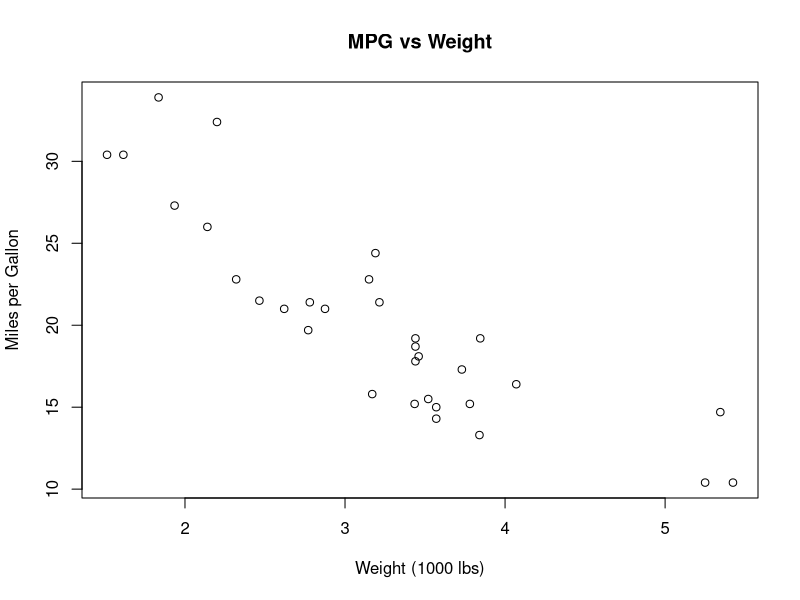
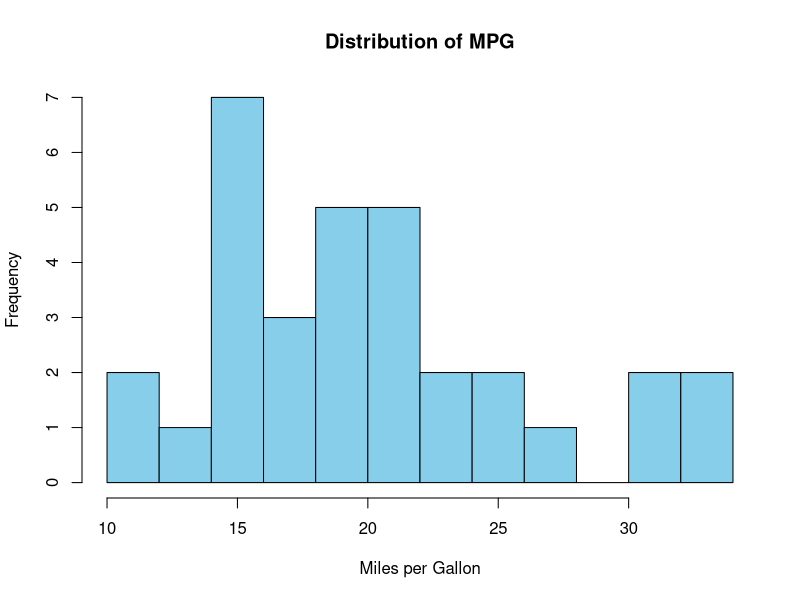
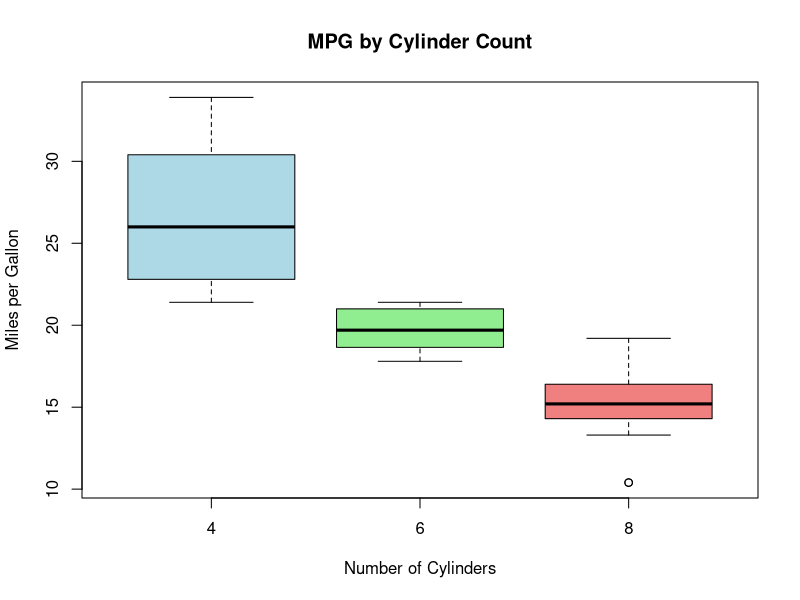

Here is the R script that generated these plots, in order:
## ---- chunk 1
# Simple scatter plot
plot(mtcars$wt, mtcars$mpg,
     xlab = "Weight (1000 lbs)",
     ylab = "Miles per Gallon",
     main = "MPG vs Weight")
## ---- chunk 2
# Histogram of MPG
hist(mtcars$mpg,
     breaks = 10,
     col = "skyblue",
     main = "Distribution of MPG",
     xlab = "Miles per Gallon")
## ---- chunk 3
# Boxplot by cylinder
boxplot(mpg ~ cyl, data = mtcars,
        xlab = "Number of Cylinders",
        ylab = "Miles per Gallon",
        main = "MPG by Cylinder Count",
        col = c("lightblue", "lightgreen", "lightcoral"))
